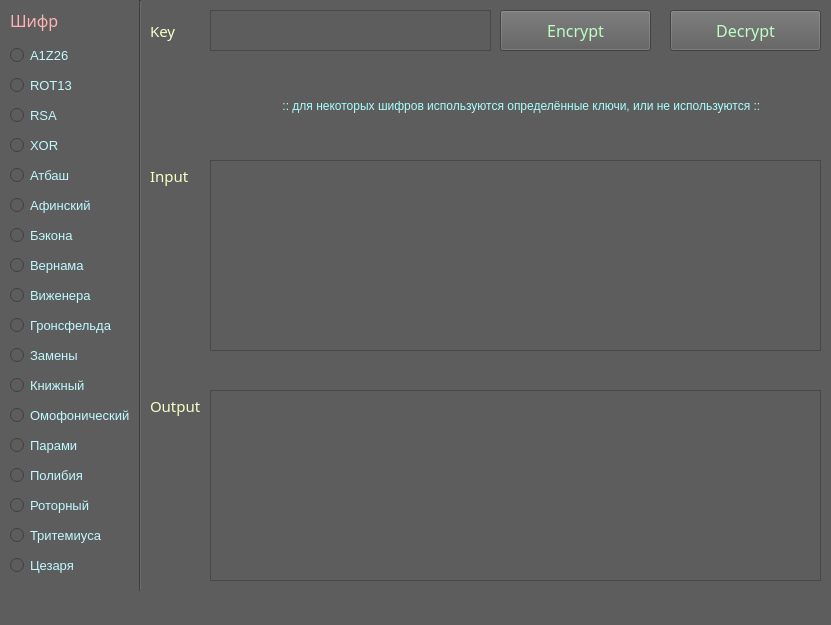
<?xml version="1.0" encoding="UTF-8"?>
<ui version="4.0">
 <class>Encryptor</class>
 <widget class="QMainWindow" name="Encryptor">
  <property name="geometry">
   <rect>
    <x>0</x>
    <y>0</y>
    <width>831</width>
    <height>625</height>
   </rect>
  </property>
  <property name="windowTitle">
   <string>MainWindow</string>
  </property>
  <property name="styleSheet">
   <string notr="true">background-color: rgb(93, 93, 93);</string>
  </property>
  <widget class="QWidget" name="centralwidget">
   <widget class="QTextEdit" name="text_key">
    <property name="geometry">
     <rect>
      <x>210</x>
      <y>10</y>
      <width>281</width>
      <height>41</height>
     </rect>
    </property>
    <property name="styleSheet">
     <string notr="true"/>
    </property>
   </widget>
   <widget class="QRadioButton" name="but_a1z26">
    <property name="geometry">
     <rect>
      <x>10</x>
      <y>40</y>
      <width>121</width>
      <height>31</height>
     </rect>
    </property>
    <property name="font">
     <font>
      <family>Segoe UI</family>
      <pointsize>10</pointsize>
     </font>
    </property>
    <property name="styleSheet">
     <string notr="true">color: rgb(192, 249, 255);</string>
    </property>
    <property name="text">
     <string>A1Z26</string>
    </property>
   </widget>
   <widget class="Line" name="line">
    <property name="geometry">
     <rect>
      <x>130</x>
      <y>0</y>
      <width>20</width>
      <height>591</height>
     </rect>
    </property>
    <property name="orientation">
     <enum>Qt::Vertical</enum>
    </property>
   </widget>
   <widget class="QLabel" name="label">
    <property name="geometry">
     <rect>
      <x>150</x>
      <y>15</y>
      <width>51</width>
      <height>31</height>
     </rect>
    </property>
    <property name="font">
     <font>
      <family>Segoe UI Light</family>
      <pointsize>11</pointsize>
      <weight>50</weight>
      <bold>false</bold>
     </font>
    </property>
    <property name="styleSheet">
     <string notr="true">color: rgb(248, 255, 198);</string>
    </property>
    <property name="text">
     <string>Key</string>
    </property>
   </widget>
   <widget class="QTextEdit" name="text_in">
    <property name="geometry">
     <rect>
      <x>210</x>
      <y>160</y>
      <width>611</width>
      <height>191</height>
     </rect>
    </property>
   </widget>
   <widget class="QLabel" name="label_2">
    <property name="geometry">
     <rect>
      <x>150</x>
      <y>160</y>
      <width>51</width>
      <height>31</height>
     </rect>
    </property>
    <property name="font">
     <font>
      <family>Segoe UI Light</family>
      <pointsize>11</pointsize>
      <weight>50</weight>
      <bold>false</bold>
     </font>
    </property>
    <property name="styleSheet">
     <string notr="true">color: rgb(248, 255, 198);</string>
    </property>
    <property name="text">
     <string>Input</string>
    </property>
   </widget>
   <widget class="QPushButton" name="but_en">
    <property name="geometry">
     <rect>
      <x>500</x>
      <y>10</y>
      <width>151</width>
      <height>41</height>
     </rect>
    </property>
    <property name="font">
     <font>
      <family>Segoe UI Light</family>
      <pointsize>12</pointsize>
     </font>
    </property>
    <property name="styleSheet">
     <string notr="true">color: rgb(189, 255, 195);</string>
    </property>
    <property name="text">
     <string>Encrypt</string>
    </property>
   </widget>
   <widget class="QPushButton" name="but_de">
    <property name="geometry">
     <rect>
      <x>670</x>
      <y>10</y>
      <width>151</width>
      <height>41</height>
     </rect>
    </property>
    <property name="font">
     <font>
      <family>Segoe UI Light</family>
      <pointsize>12</pointsize>
     </font>
    </property>
    <property name="styleSheet">
     <string notr="true">color: rgb(189, 255, 195);</string>
    </property>
    <property name="text">
     <string>Decrypt</string>
    </property>
   </widget>
   <widget class="QLabel" name="label_3">
    <property name="geometry">
     <rect>
      <x>150</x>
      <y>390</y>
      <width>51</width>
      <height>31</height>
     </rect>
    </property>
    <property name="font">
     <font>
      <family>Segoe UI Light</family>
      <pointsize>11</pointsize>
      <weight>50</weight>
      <bold>false</bold>
     </font>
    </property>
    <property name="styleSheet">
     <string notr="true">color: rgb(248, 255, 198);</string>
    </property>
    <property name="text">
     <string>Output</string>
    </property>
   </widget>
   <widget class="QTextEdit" name="text_out">
    <property name="geometry">
     <rect>
      <x>210</x>
      <y>390</y>
      <width>611</width>
      <height>191</height>
     </rect>
    </property>
    <property name="readOnly">
     <bool>true</bool>
    </property>
   </widget>
   <widget class="QRadioButton" name="but_rot13">
    <property name="geometry">
     <rect>
      <x>10</x>
      <y>70</y>
      <width>121</width>
      <height>31</height>
     </rect>
    </property>
    <property name="font">
     <font>
      <family>Segoe UI</family>
      <pointsize>10</pointsize>
     </font>
    </property>
    <property name="styleSheet">
     <string notr="true">color: rgb(192, 249, 255);</string>
    </property>
    <property name="text">
     <string>ROT13</string>
    </property>
   </widget>
   <widget class="QRadioButton" name="but_xor">
    <property name="geometry">
     <rect>
      <x>10</x>
      <y>130</y>
      <width>121</width>
      <height>31</height>
     </rect>
    </property>
    <property name="font">
     <font>
      <family>Segoe UI</family>
      <pointsize>10</pointsize>
     </font>
    </property>
    <property name="styleSheet">
     <string notr="true">color: rgb(192, 249, 255);</string>
    </property>
    <property name="text">
     <string>XOR</string>
    </property>
   </widget>
   <widget class="QRadioButton" name="but_atbash">
    <property name="geometry">
     <rect>
      <x>10</x>
      <y>160</y>
      <width>121</width>
      <height>31</height>
     </rect>
    </property>
    <property name="font">
     <font>
      <family>Segoe UI</family>
      <pointsize>10</pointsize>
     </font>
    </property>
    <property name="styleSheet">
     <string notr="true">color: rgb(192, 249, 255);</string>
    </property>
    <property name="text">
     <string>Атбаш</string>
    </property>
   </widget>
   <widget class="QRadioButton" name="but_vishener">
    <property name="geometry">
     <rect>
      <x>10</x>
      <y>280</y>
      <width>121</width>
      <height>31</height>
     </rect>
    </property>
    <property name="font">
     <font>
      <family>Segoe UI</family>
      <pointsize>10</pointsize>
     </font>
    </property>
    <property name="styleSheet">
     <string notr="true">color: rgb(192, 249, 255);</string>
    </property>
    <property name="text">
     <string>Виженера</string>
    </property>
   </widget>
   <widget class="QRadioButton" name="but_vernam">
    <property name="geometry">
     <rect>
      <x>10</x>
      <y>250</y>
      <width>121</width>
      <height>31</height>
     </rect>
    </property>
    <property name="font">
     <font>
      <family>Segoe UI</family>
      <pointsize>10</pointsize>
     </font>
    </property>
    <property name="styleSheet">
     <string notr="true">color: rgb(192, 249, 255);</string>
    </property>
    <property name="text">
     <string>Вернама</string>
    </property>
   </widget>
   <widget class="QRadioButton" name="but_affine">
    <property name="geometry">
     <rect>
      <x>10</x>
      <y>190</y>
      <width>121</width>
      <height>31</height>
     </rect>
    </property>
    <property name="font">
     <font>
      <family>Segoe UI</family>
      <pointsize>10</pointsize>
     </font>
    </property>
    <property name="styleSheet">
     <string notr="true">color: rgb(192, 249, 255);</string>
    </property>
    <property name="text">
     <string>Афинский</string>
    </property>
   </widget>
   <widget class="QRadioButton" name="but_bacon">
    <property name="geometry">
     <rect>
      <x>10</x>
      <y>220</y>
      <width>121</width>
      <height>31</height>
     </rect>
    </property>
    <property name="font">
     <font>
      <family>Segoe UI</family>
      <pointsize>10</pointsize>
     </font>
    </property>
    <property name="styleSheet">
     <string notr="true">color: rgb(192, 249, 255);</string>
    </property>
    <property name="text">
     <string>Бэкона</string>
    </property>
   </widget>
   <widget class="QRadioButton" name="but_polibiy">
    <property name="geometry">
     <rect>
      <x>10</x>
      <y>460</y>
      <width>121</width>
      <height>31</height>
     </rect>
    </property>
    <property name="font">
     <font>
      <family>Segoe UI</family>
      <pointsize>10</pointsize>
     </font>
    </property>
    <property name="styleSheet">
     <string notr="true">color: rgb(192, 249, 255);</string>
    </property>
    <property name="text">
     <string>Полибия</string>
    </property>
   </widget>
   <widget class="QRadioButton" name="but_book">
    <property name="geometry">
     <rect>
      <x>10</x>
      <y>370</y>
      <width>121</width>
      <height>31</height>
     </rect>
    </property>
    <property name="font">
     <font>
      <family>Segoe UI</family>
      <pointsize>10</pointsize>
     </font>
    </property>
    <property name="styleSheet">
     <string notr="true">color: rgb(192, 249, 255);</string>
    </property>
    <property name="text">
     <string>Книжный</string>
    </property>
   </widget>
   <widget class="QRadioButton" name="but_thritemius">
    <property name="geometry">
     <rect>
      <x>10</x>
      <y>520</y>
      <width>121</width>
      <height>31</height>
     </rect>
    </property>
    <property name="font">
     <font>
      <family>Segoe UI</family>
      <pointsize>10</pointsize>
     </font>
    </property>
    <property name="styleSheet">
     <string notr="true">color: rgb(192, 249, 255);</string>
    </property>
    <property name="text">
     <string>Тритемиуса</string>
    </property>
   </widget>
   <widget class="QRadioButton" name="but_couples">
    <property name="geometry">
     <rect>
      <x>10</x>
      <y>430</y>
      <width>121</width>
      <height>31</height>
     </rect>
    </property>
    <property name="font">
     <font>
      <family>Segoe UI</family>
      <pointsize>10</pointsize>
     </font>
    </property>
    <property name="styleSheet">
     <string notr="true">color: rgb(192, 249, 255);</string>
    </property>
    <property name="text">
     <string>Парами</string>
    </property>
   </widget>
   <widget class="QRadioButton" name="but_rotors">
    <property name="geometry">
     <rect>
      <x>10</x>
      <y>490</y>
      <width>121</width>
      <height>31</height>
     </rect>
    </property>
    <property name="font">
     <font>
      <family>Segoe UI</family>
      <pointsize>10</pointsize>
     </font>
    </property>
    <property name="styleSheet">
     <string notr="true">color: rgb(192, 249, 255);</string>
    </property>
    <property name="text">
     <string>Роторный</string>
    </property>
   </widget>
   <widget class="QRadioButton" name="but_homophonic">
    <property name="geometry">
     <rect>
      <x>10</x>
      <y>400</y>
      <width>121</width>
      <height>31</height>
     </rect>
    </property>
    <property name="font">
     <font>
      <family>Segoe UI</family>
      <pointsize>10</pointsize>
     </font>
    </property>
    <property name="styleSheet">
     <string notr="true">color: rgb(192, 249, 255);</string>
    </property>
    <property name="text">
     <string>Омофонический</string>
    </property>
   </widget>
   <widget class="QRadioButton" name="but_gronsfeld">
    <property name="geometry">
     <rect>
      <x>10</x>
      <y>310</y>
      <width>121</width>
      <height>31</height>
     </rect>
    </property>
    <property name="font">
     <font>
      <family>Segoe UI</family>
      <pointsize>10</pointsize>
     </font>
    </property>
    <property name="styleSheet">
     <string notr="true">color: rgb(192, 249, 255);</string>
    </property>
    <property name="text">
     <string>Гронсфельда</string>
    </property>
   </widget>
   <widget class="QRadioButton" name="but_replace">
    <property name="geometry">
     <rect>
      <x>10</x>
      <y>340</y>
      <width>121</width>
      <height>31</height>
     </rect>
    </property>
    <property name="font">
     <font>
      <family>Segoe UI</family>
      <pointsize>10</pointsize>
     </font>
    </property>
    <property name="styleSheet">
     <string notr="true">color: rgb(192, 249, 255);</string>
    </property>
    <property name="text">
     <string>Замены</string>
    </property>
   </widget>
   <widget class="QRadioButton" name="but_caesar">
    <property name="geometry">
     <rect>
      <x>10</x>
      <y>550</y>
      <width>121</width>
      <height>31</height>
     </rect>
    </property>
    <property name="font">
     <font>
      <family>Segoe UI</family>
      <pointsize>10</pointsize>
     </font>
    </property>
    <property name="styleSheet">
     <string notr="true">color: rgb(192, 249, 255);</string>
    </property>
    <property name="text">
     <string>Цезаря</string>
    </property>
   </widget>
   <widget class="QRadioButton" name="but_rsa">
    <property name="geometry">
     <rect>
      <x>10</x>
      <y>100</y>
      <width>121</width>
      <height>31</height>
     </rect>
    </property>
    <property name="font">
     <font>
      <family>Segoe UI</family>
      <pointsize>10</pointsize>
     </font>
    </property>
    <property name="styleSheet">
     <string notr="true">color: rgb(192, 249, 255);</string>
    </property>
    <property name="text">
     <string>RSA</string>
    </property>
   </widget>
   <widget class="QLabel" name="label_4">
    <property name="geometry">
     <rect>
      <x>10</x>
      <y>10</y>
      <width>121</width>
      <height>21</height>
     </rect>
    </property>
    <property name="font">
     <font>
      <family>Segoe UI Semilight</family>
      <pointsize>12</pointsize>
     </font>
    </property>
    <property name="styleSheet">
     <string notr="true">color: rgb(255, 179, 179);</string>
    </property>
    <property name="text">
     <string>Шифр</string>
    </property>
   </widget>
   <widget class="QLabel" name="label_5">
    <property name="geometry">
     <rect>
      <x>156</x>
      <y>70</y>
      <width>661</width>
      <height>71</height>
     </rect>
    </property>
    <property name="styleSheet">
     <string notr="true">color: rgb(170, 255, 255);</string>
    </property>
    <property name="text">
     <string>                                      :: для некоторых шифров используются определённые ключи, или не используются ::</string>
    </property>
   </widget>
  </widget>
  <widget class="QMenuBar" name="menubar">
   <property name="geometry">
    <rect>
     <x>0</x>
     <y>0</y>
     <width>831</width>
     <height>21</height>
    </rect>
   </property>
  </widget>
  <widget class="QStatusBar" name="statusbar"/>
 </widget>
 <resources/>
 <connections/>
</ui>
